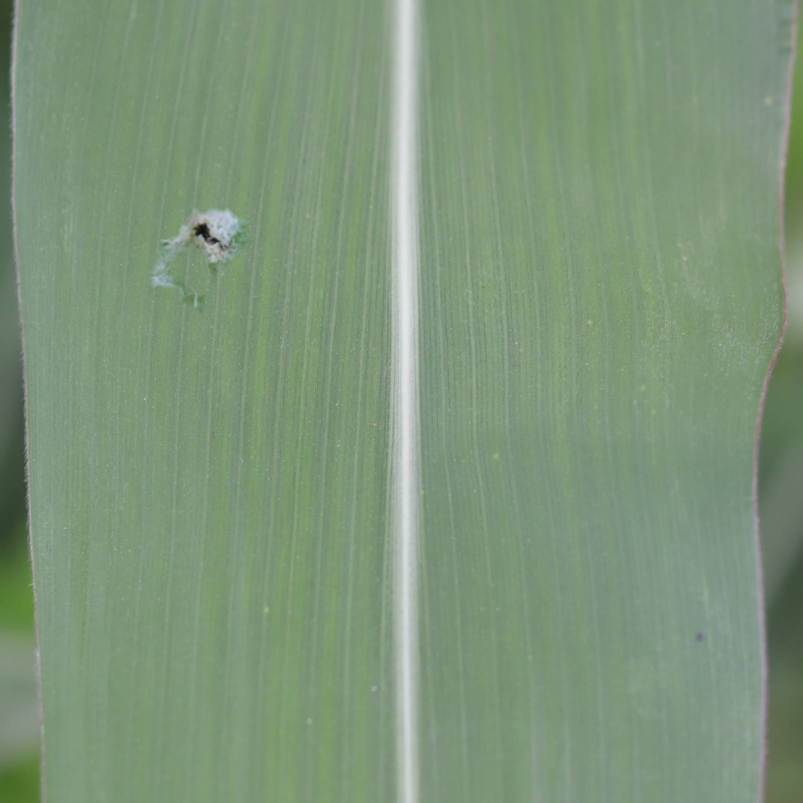
#> input picture Sample_dataset/Artefact_augmented_images/images/IMG_9028.jpg, 1605 x 1605 px, given as the content of the folder /Healthy, which was not available (shown at 1/2 size)
$ jupyter execute --allow-errors Artefacts_creation.ipynb
#> lines starting #> are read from the running program, lines starting #| are printed output that depends on the picture; after the words box and inside, x2 and y2 are one past the last pixel; in counts of white or black regions, pixels touching at a corner belong together; pictures that were not available may be replaced by others from this repository, and a replacement may not be noted
[cell 1]
import os
import cv2
import random
import numpy as np


healthy_dir = "/Healthy" #Provide your directory for healthy images
substance_dir= "/data2/suracepkr/FAS"  #Provide your directory for Foreign attached substances images
output_dir = "/data2/suracepkr/augmented_images"  #Provide your directory for augmented images

image_dir = os.path.join(output_dir, "images")
label_dir = os.path.join(output_dir, "labels")

copies_per_image = 1
class_id = 0
seed = 42

apply_resize = False
apply_rotation = False

min_scale = 0.25
max_scale = 0.40
max_rot = 15

white_thresh = 245
placement_tries = 200
green_ratio_threshold = 0.60
margin = 10
blend_band_width = 12

[cell 2]
def set_seed(seed_value):
    random.seed(seed_value)
    np.random.seed(seed_value)


def make_dirs():
    os.makedirs(image_dir, exist_ok=True)
    os.makedirs(label_dir, exist_ok=True)


def list_images(folder):
    exts = (".jpg", ".jpeg", ".png")
    return [f for f in os.listdir(folder) if f.lower().endswith(exts)]

[cell 3]
#processing of foreign attached substances images
def load_fas_remove_white(path, thresh=245, pad=2):
    img = cv2.imread(path)
    if img is None:
        return None, None

    gray = cv2.cvtColor(img, cv2.COLOR_BGR2GRAY)
    mask = (gray < thresh).astype(np.uint8) * 255

    kernel = np.ones((3, 3), np.uint8)
    mask = cv2.morphologyEx(mask, cv2.MORPH_OPEN, kernel)
    mask = cv2.morphologyEx(mask, cv2.MORPH_CLOSE, kernel)

    ys, xs = np.where(mask > 0)
    if len(xs) == 0:
        return None, None

    x1, y1 = xs.min(), ys.min()
    x2, y2 = xs.max(), ys.max()

    x1 = max(0, x1 - pad)
    y1 = max(0, y1 - pad)
    x2 = min(img.shape[1], x2 + pad + 1)
    y2 = min(img.shape[0], y2 + pad + 1)

    return img[y1:y2, x1:x2], mask[y1:y2, x1:x2]


def maybe_resize(patch, mask, bg_w):
    if not apply_resize:
        return patch, mask

    h, w = patch.shape[:2]
    target_w = int(bg_w * random.uniform(min_scale, max_scale))
    scale = target_w / max(w, 1)

    new_w = max(10, int(w * scale))
    new_h = max(10, int(h * scale))

    patch = cv2.resize(patch, (new_w, new_h))
    mask = cv2.resize(mask, (new_w, new_h), interpolation=cv2.INTER_NEAREST)

    return patch, mask


def maybe_rotate(patch, mask):
    if not apply_rotation:
        return patch, mask

    h, w = patch.shape[:2]
    angle = random.uniform(-max_rot, max_rot)

    M = cv2.getRotationMatrix2D((w // 2, h // 2), angle, 1.0)

    patch_r = cv2.warpAffine(patch, M, (w, h), borderValue=(255, 255, 255))
    mask_r = cv2.warpAffine(mask, M, (w, h))

    return patch_r, mask_r

[cell 4]
def get_green_mask(img):
    hsv = cv2.cvtColor(img, cv2.COLOR_BGR2HSV)

    lower = np.array([25, 20, 20])
    upper = np.array([95, 255, 255])

    mask = cv2.inRange(hsv, lower, upper)

    kernel = np.ones((5, 5), np.uint8)
    mask = cv2.morphologyEx(mask, cv2.MORPH_OPEN, kernel)
    mask = cv2.morphologyEx(mask, cv2.MORPH_CLOSE, kernel)

    return mask


def find_position(bg, green_mask, obj_mask, h, w):
    H, W = bg.shape[:2]

    obj_area = np.count_nonzero(obj_mask)
    if obj_area == 0:
        return None

    for _ in range(placement_tries):
        x = random.randint(margin, W - w - margin)
        y = random.randint(margin, H - h - margin)

        region = green_mask[y:y + h, x:x + w]
        overlap = np.logical_and(region > 0, obj_mask > 0)

        if overlap.sum() / obj_area >= green_ratio_threshold:
            return x, y

    return None

[cell 5]
#blending function
def blend(bg, patch, mask, x, y):
    h, w = patch.shape[:2]
    roi = bg[y:y + h, x:x + w]

    alpha = cv2.GaussianBlur(mask.astype(float) / 255, (5, 5), 0)
    alpha = alpha[..., None]

    blended = patch * alpha + roi * (1 - alpha)

    out = bg.copy()
    out[y:y + h, x:x + w] = blended.astype(np.uint8)

    return out

[cell 6]
def main():
    set_seed(seed)
    make_dirs()

    healthy_files = list_images(healthy_dir)
    fas_files = list_images(substance_dir)

    count = 0

    for hfile in healthy_files:
        bg = cv2.imread(os.path.join(healthy_dir, hfile))
#> bg is the input picture: shape (1605, 1605, 3); mean B, G, R 121.7, 148.6, 125.7
        if bg is None:
            continue

        H, W = bg.shape[:2]
#> H = 1605; W = 1605
        green_mask = get_green_mask(bg)
#> in get_green_mask, `hsv = cv2.cvtColor(img, cv2.COLOR_BGR2HSV)`: hsv: shape (1605, 1605, 3); mean H, S, V 57.2, 48.2, 148.6
#> in get_green_mask, `mask = cv2.inRange(hsv, lower, upper)`:
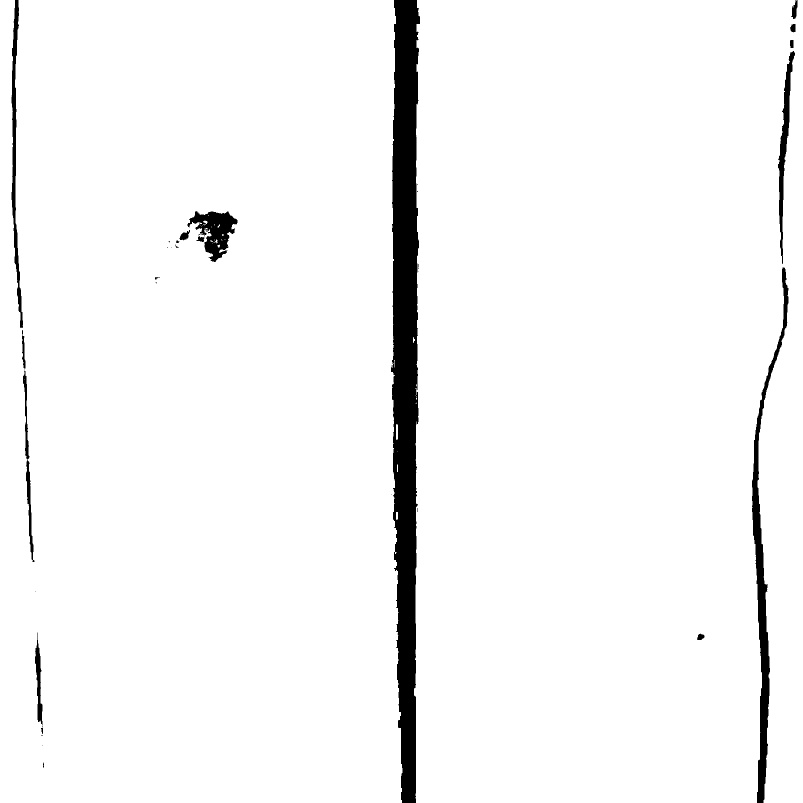
#> mask: shape (1605, 1605) (shown at 1/2 size); 96.1% white; 39 black regions (21 under 20 px), largest, box (x1, y1, x2, y2) and area: (782, 0, 840, 1605) 68814, (1504, 535, 1577, 1605) 13465, (375, 422, 475, 524) 4878
#> in get_green_mask, `mask = cv2.morphologyEx(mask, cv2.MORPH_OPEN, kernel)`: mask: shape (1605, 1605); 96.1% white; 20 black regions (7 under 20 px), largest, box (x1, y1, x2, y2) and area: (782, 0, 840, 1605) 69412, (1504, 535, 1577, 1605) 13499, (23, 0, 69, 1124) 6831
#> in get_green_mask, `mask = cv2.morphologyEx(mask, cv2.MORPH_CLOSE, kernel)`:
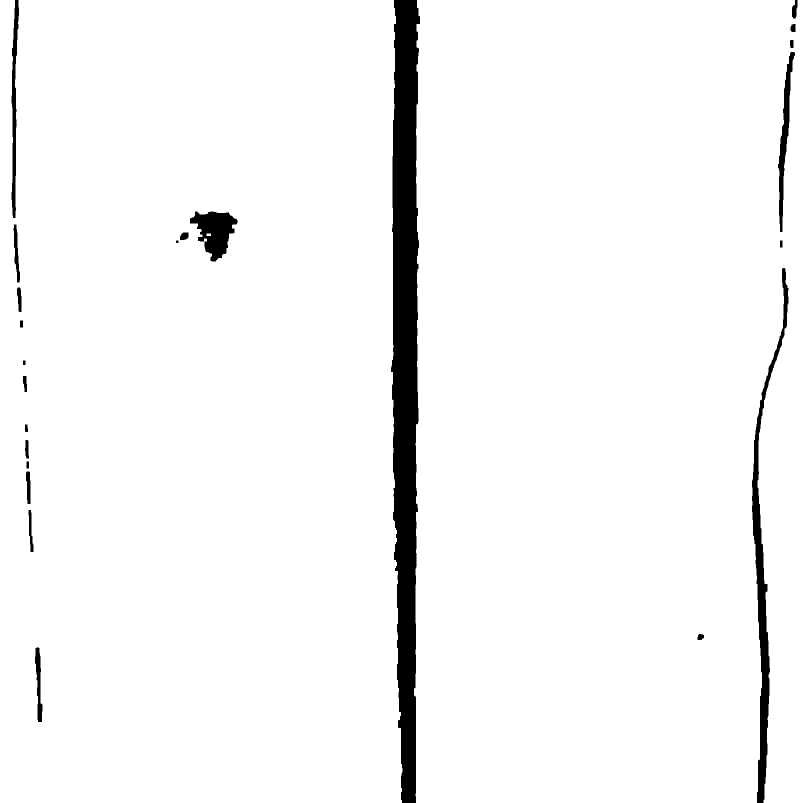
#> mask: shape (1605, 1605) (shown at 1/2 size); 96.1% white; 23 black regions, largest, box (x1, y1, x2, y2) and area: (782, 0, 840, 1605) 69315, (1504, 536, 1577, 1605) 13478, (380, 423, 475, 523) 5345

        for _ in range(copies_per_image):
            sfile = random.choice(fas_files)

            patch, mask = load_fas_remove_white(
                os.path.join(substance_dir, sfile),
                white_thresh
            )
#> in load_fas_remove_white, `gray = cv2.cvtColor(img, cv2.COLOR_BGR2GRAY)`:
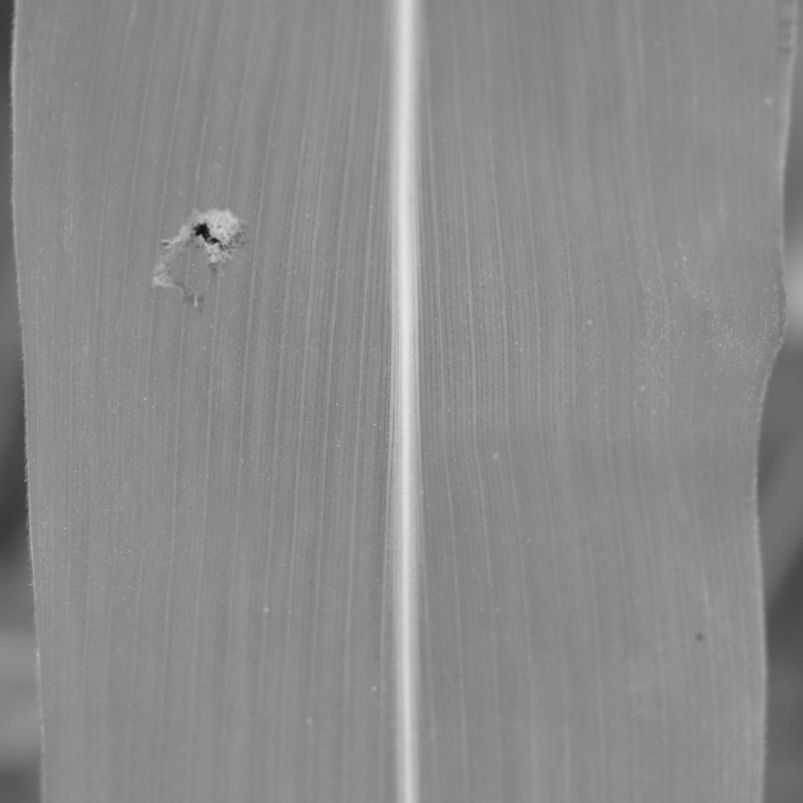
#> gray: shape (1605, 1605) (shown at 1/2 size); min 10, max 230, mean 138.6
#> in load_fas_remove_white, `mask = (gray < thresh).astype(np.uint8) * 255`: mask: shape (1605, 1605); every value is 255
#> in load_fas_remove_white, `x1, y1 = xs.min(), ys.min()`: x1 = 0
#> in load_fas_remove_white, `x2, y2 = xs.max(), ys.max()`: x2 = 1604
#> in load_fas_remove_white, `x2 = min(img.shape[1], x2 + pad + 1)`: x2 = 1605
            if patch is None:
                continue

            patch, mask = maybe_resize(patch, mask, W)
            patch, mask = maybe_rotate(patch, mask)

            if patch is None:
                continue

            h, w = patch.shape[:2]
#> h = 1605; w = 1605
            pos = find_position(bg, green_mask, mask, h, w)
#> in find_position, `obj_area = np.count_nonzero(obj_mask)`: obj_area = 2576025
            if pos is None:
                continue

            x, y = pos
            result = blend(bg, patch, mask, x, y)

            img_name = f"aug_{count:05d}.jpg"
            cv2.imwrite(os.path.join(image_dir, img_name), result)

            print("saved:", img_name)
            count += 1

    print("done:", count)


#> (the rest of this cell did not finish here and is left out)
